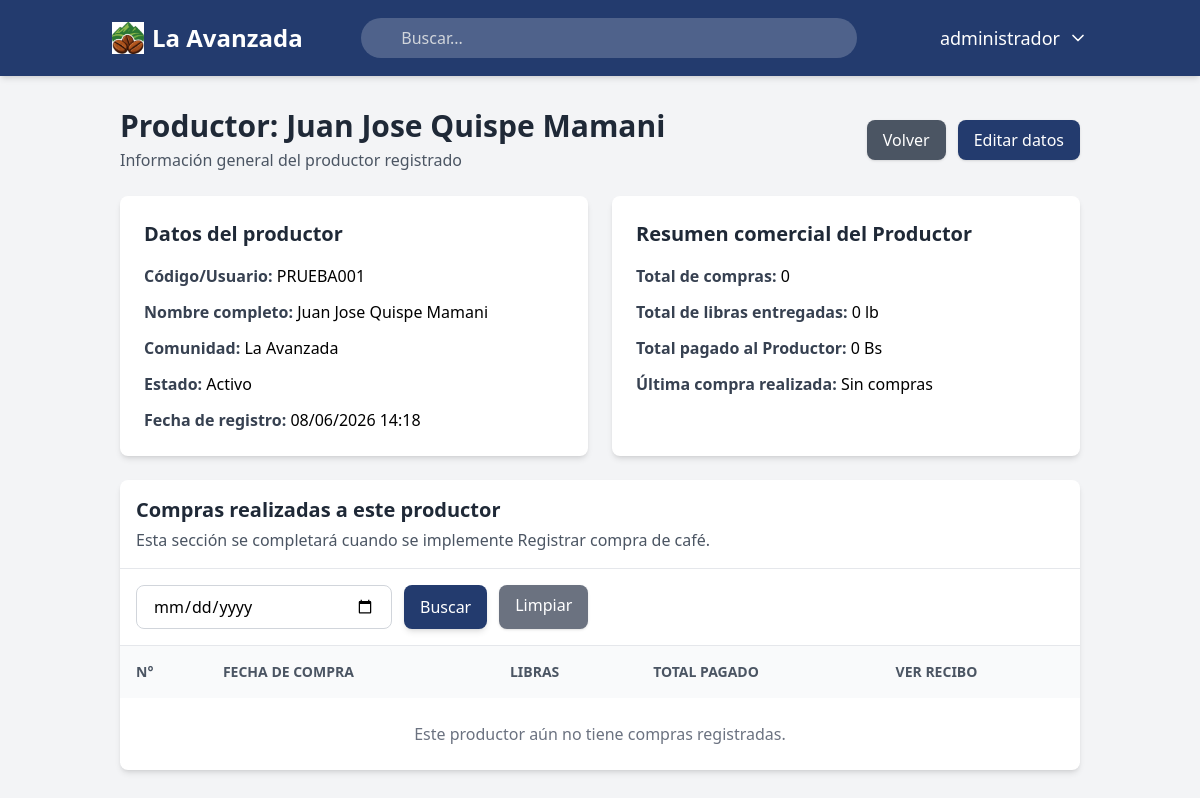
The page /productores/1/detalle/ (signed in) on the database as committed earlier.
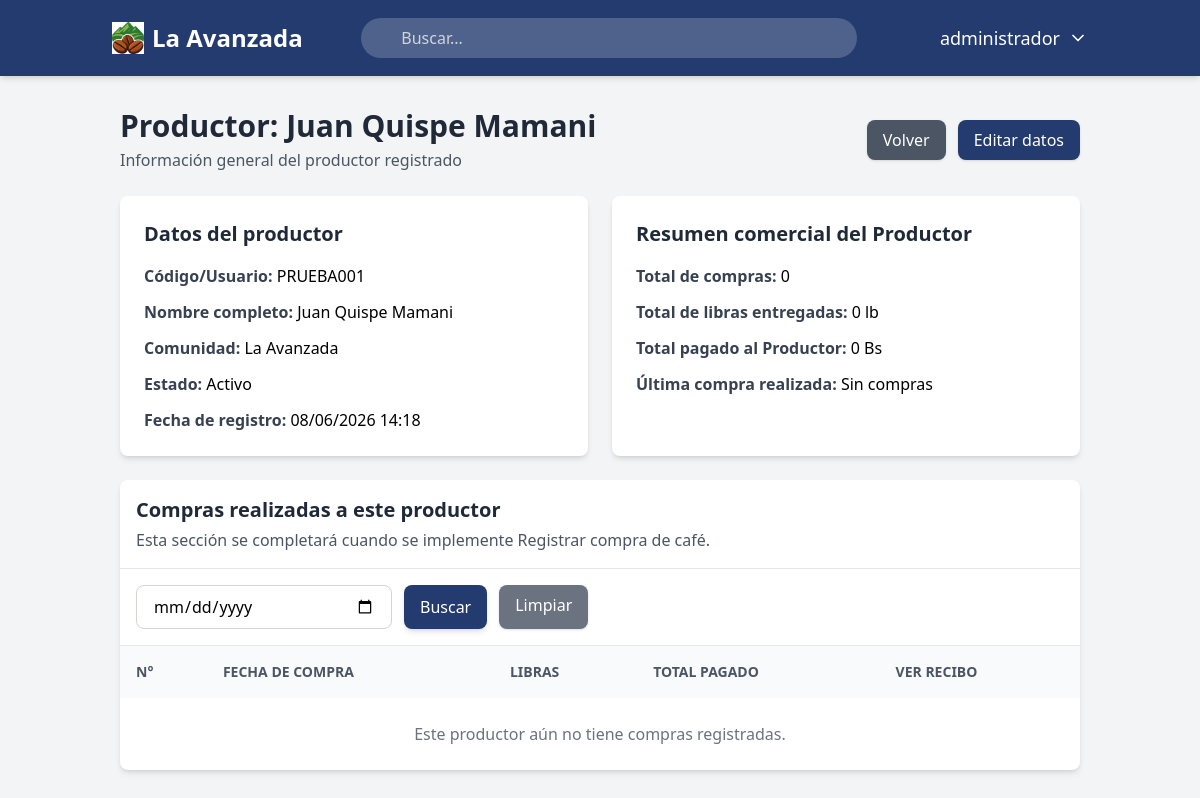
The same page on the database as committed later.
### productores/models.py (models this page shows, shortened)
class Productor(models.Model):
    OPCIONES_ESTADO = [
        ('Activo', 'Activo'),
        ('Inactivo', 'Inactivo'),
    ]
    id_productor = models.AutoField(primary_key=True) #llave primaria
    codigo_productor = models.CharField(
        max_length=20,
        unique=True,
        verbose_name='Código del productor'
    )
    nombre = models.CharField(
        max_length=100,
        verbose_name='Nombre'
    )
    apellido_paterno = models.CharField(
        max_length=100,
        verbose_name='Apellido paterno'
    )
    apellido_materno = models.CharField(
        max_length=100,
        blank=True, # no pasa nada si se queda vacio
        verbose_name='Apellido materno'
    )
    comunidad = models.ForeignKey(
        Comunidad,
        on_delete=models.PROTECT,
        related_name='productores',
        verbose_name='Comunidad'
    )
    usuario = models.OneToOneField(
        settings.AUTH_USER_MODEL,
        on_delete=models.SET_NULL,
        null=True,
        blank=True,
        related_name='productor',
        verbose_name='Usuario de acceso'
    )
    estado = models.CharField(
        max_length=20,
        choices=OPCIONES_ESTADO,
        default='Activo',
        verbose_name='Estado'
    )
    creado_por = models.ForeignKey(
        settings.AUTH_USER_MODEL,
        on_delete=models.SET_NULL,
        null=True,
        blank=True,
        related_name='productores_creados',
        verbose_name='Creado por'
    )
    fecha_registro = models.DateTimeField(
        auto_now_add=True,
        verbose_name='Fecha de registro'
    )
    editado_por = models.ForeignKey(
        settings.AUTH_USER_MODEL,
        on_delete=models.SET_NULL,
        null=True,
        blank=True,
        related_name='productores_editados',
        verbose_name='Editado por'
    )
    fecha_edicion = models.DateTimeField(
        auto_now=True,
        verbose_name='Fecha de edición'
    )
    class Meta:
        db_table = 'productores'
        verbose_name = 'Productor'
        verbose_name_plural = 'Productores'
    def nombre_completo(self):
        return f"{self.nombre} {self.apellido_paterno} {self.apellido_materno}".strip()

### comunidades/models.py (models this page shows, shortened)
class Comunidad(models.Model): # modelo comunidad
    OPCIONES_ESTADO = [ # servira para poner activo e inactivo pero nunca delete de nuestro sistmas la comunidad
        ('Activo', 'Activo'),
        ('Inactivo', 'Inactivo'),
    ]
    id_comunidad = models.AutoField(primary_key=True) ## llave primaria
    nombre_comunidad = models.CharField(max_length=100, unique=True, verbose_name='Nombre de la comunidad') # nombre de la comunidad
    estado = models.CharField(max_length=20, choices=OPCIONES_ESTADO, default='Activo', verbose_name='Estado') # estado de la comunidad
    creado_por = models.ForeignKey( # quien lo creo
        settings.AUTH_USER_MODEL,
        on_delete=models.SET_NULL,
        null=True,
        related_name='comunidades_creadas',
        verbose_name='Creado por'
    )
    fecha_creacion = models.DateTimeField(auto_now_add=True, verbose_name='Fecha de creación') # fecha de la crecion
    editado_por = models.ForeignKey(
        settings.AUTH_USER_MODEL,
        on_delete=models.SET_NULL,
        null=True,
        blank=True,
        related_name='comunidades_editadas',
        verbose_name='Editado por'
    )
    fecha_edicion = models.DateTimeField(auto_now=True, verbose_name='Fecha de edición') # la fecha de la edidion
    class Meta:
        db_table = 'comunidades' # nombre de la tabla
        verbose_name = 'Comunidad'
        verbose_name_plural = 'Comunidades'

### productores/views.py (the view)
# urls.py: path('<int:pk>/detalle/', views.detalle_productor, name='detalle_productor'),
@login_required
def detalle_productor(request, pk):
    permiso = obtener_permiso_productores(request.user)
    if permiso == 0:
        return redirect('dashboard')
    productor = get_object_or_404(
        Productor.objects.select_related('comunidad', 'usuario'),
        pk=pk
    )
    compras = CompraCafe.objects.filter(
        productor=productor
    ).order_by(
        '-fecha_compra',
        '-fecha_registro'
    )
    fecha = request.GET.get('fecha')
    if fecha:
        compras = compras.filter(fecha_compra=fecha)
    resumen = CompraCafe.objects.filter(
        productor=productor
    ).aggregate(
        total_compras=Count('id_compra'),
        total_libras=Coalesce(
            Sum('total_libras'),
            Value(Decimal('0.00')),
            output_field=DecimalField(max_digits=10, decimal_places=2)
        ),
        total_pagado=Coalesce(
            Sum('total_pagado'),
            Value(Decimal('0.00')),
            output_field=DecimalField(max_digits=12, decimal_places=2)
        )
    )
    total_compras = resumen['total_compras']
    total_libras = resumen['total_libras']
    total_pagado = resumen['total_pagado']
    ultima_compra = CompraCafe.objects.filter(
        productor=productor
    ).order_by(
        '-fecha_compra',
        '-fecha_registro'
    ).first()
    contexto = {
        'productor': productor,
        'compras': compras,
        'total_compras': total_compras,
        'total_libras': total_libras,
        'total_pagado': total_pagado,
        'ultima_compra': ultima_compra,
    }
    return render(request, 'productores/detalle_productor.html', contexto)

### principal/context_processors.py (called while the page is built)
def obtener_permisos(request):
    permisos = { # los modulos
        'registrar_compras_cafe': 0,
        'historial_compras': 0,
        'comunidades': 0,
        'productores': 0,
        'registro_ventas_cafe': 0,
        'analisis_predicciones': 0,
        'roles_usuarios': 0,
    }
    roles = []
    if request.user.is_authenticated:
        roles_usuario = UsuarioRol.objects.filter(usuario=request.user)
        roles = [usuario_rol.rol.nombre_rol for usuario_rol in roles_usuario]
        for usuario_rol in roles_usuario:
            rol = usuario_rol.rol
            for modulo in permisos.keys():
                permiso_actual = getattr(rol, modulo, 0)
                if permiso_actual > permisos[modulo]:
                    permisos[modulo] = permiso_actual
    return {
        'permisos': permisos,
        'roles': roles,
    }

### productores/templates/productores/detalle_productor.html (shortened to what the changed rows need)
{% extends 'principal/base.html' %}
{% block content %}
<div class="max-w-7xl mx-auto">
    <div class="flex flex-col md:flex-row md:items-center md:justify-between gap-4 mb-6">
        <div>
            <h1 class="text-3xl font-bold text-gray-800">
                Productor: {{ productor.nombre_completo }}
            </h1>
            <p class="text-gray-600 mt-1">
                Información general del productor registrado
            </p>
        </div>
    </div>
    <div class="grid grid-cols-1 md:grid-cols-2 gap-6 mb-6">
        <div class="bg-white rounded-lg shadow-md p-6">
            <h2 class="text-xl font-bold text-gray-800 mb-4">
                Datos del productor
            </h2>
            <div class="space-y-3">
                <p>
                    <span class="font-semibold text-gray-700">Código/Usuario:</span>
                    {{ productor.codigo_productor }}
                </p>
                <p>
                    <span class="font-semibold text-gray-700">Nombre completo:</span>
                    {{ productor.nombre_completo }}
                </p>
                <p>
                    <span class="font-semibold text-gray-700">Comunidad:</span>
                    {{ productor.comunidad.nombre_comunidad }}
                </p>
                <p>
                    <span class="font-semibold text-gray-700">Estado:</span>
                    {{ productor.estado }}
                </p>
                <p>
                    <span class="font-semibold text-gray-700">Fecha de registro:</span>
                    {{ productor.fecha_registro|date:"d/m/Y H:i" }}
                </p>
            </div>
        </div>
        <div class="bg-white rounded-lg shadow-md p-6">
            <h2 class="text-xl font-bold text-gray-800 mb-4">
                Resumen comercial del Productor
            </h2>
        </div>
    </div>
    <div class="bg-white rounded-lg shadow-md overflow-hidden">
        <div class="p-4 border-b">
            <h2 class="text-xl font-bold text-gray-800">
                Compras realizadas a este productor
            </h2>
        </div>
        <div class="overflow-x-auto">
            <table class="min-w-full border-collapse">
                <thead class="bg-gray-50 text-gray-600 uppercase text-sm">
                    <tr>
                        <th class="px-4 py-4 text-left font-semibold">N°</th>
                        <th class="px-4 py-4 text-left font-semibold">Fecha de compra</th>
                        <th class="px-4 py-4 text-left font-semibold">Libras</th>
                        <th class="px-4 py-4 text-left font-semibold">Total pagado</th>
                        <th class="px-4 py-4 text-left font-semibold">Ver recibo</th>
                    </tr>
                </thead>
            </table>
        </div>
    </div>
</div>
{% endblock %}

Rows that differ between the two databases and show on the page:
changed Productor "PRUEBA001": nombre_completo "Juan Jose Quispe Mamani" → "Juan Quispe Mamani"
